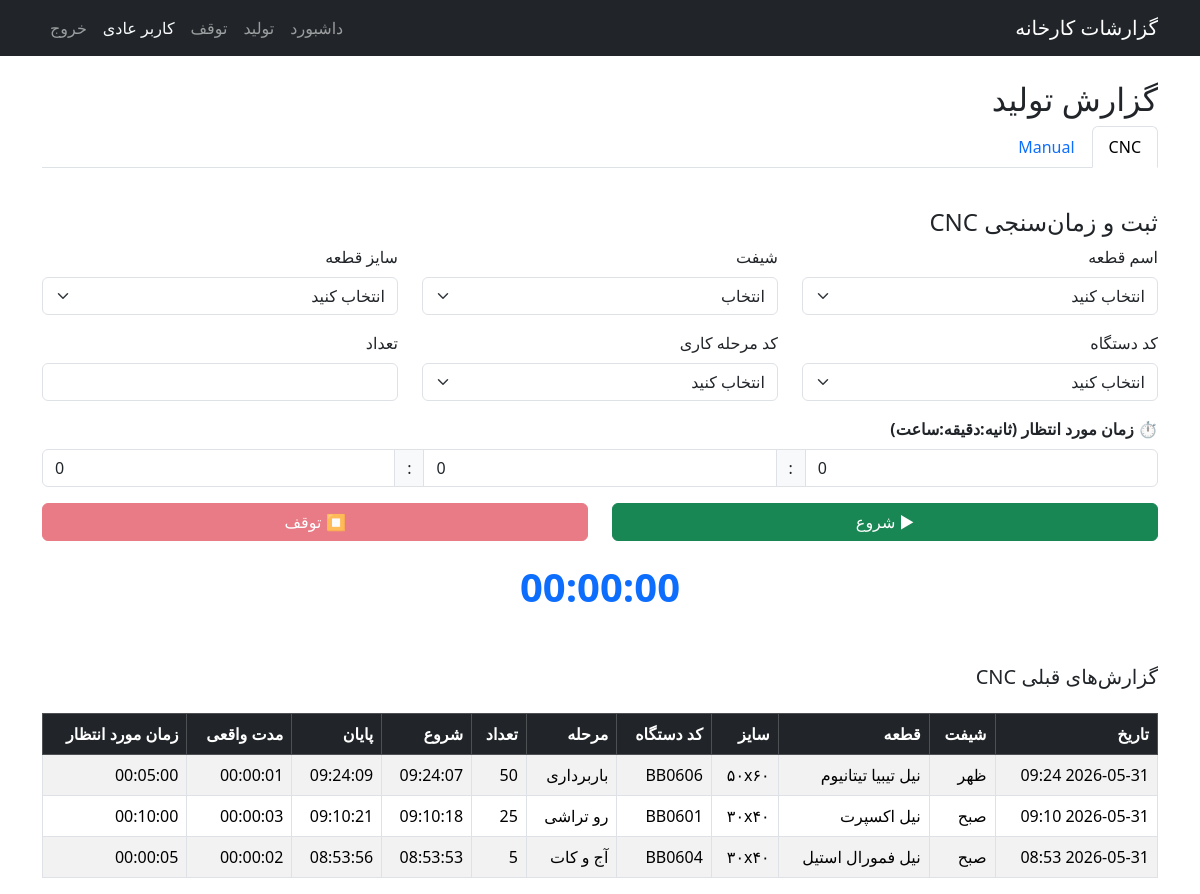
/reports/production (signed in), run on an earlier commit of the app's database.
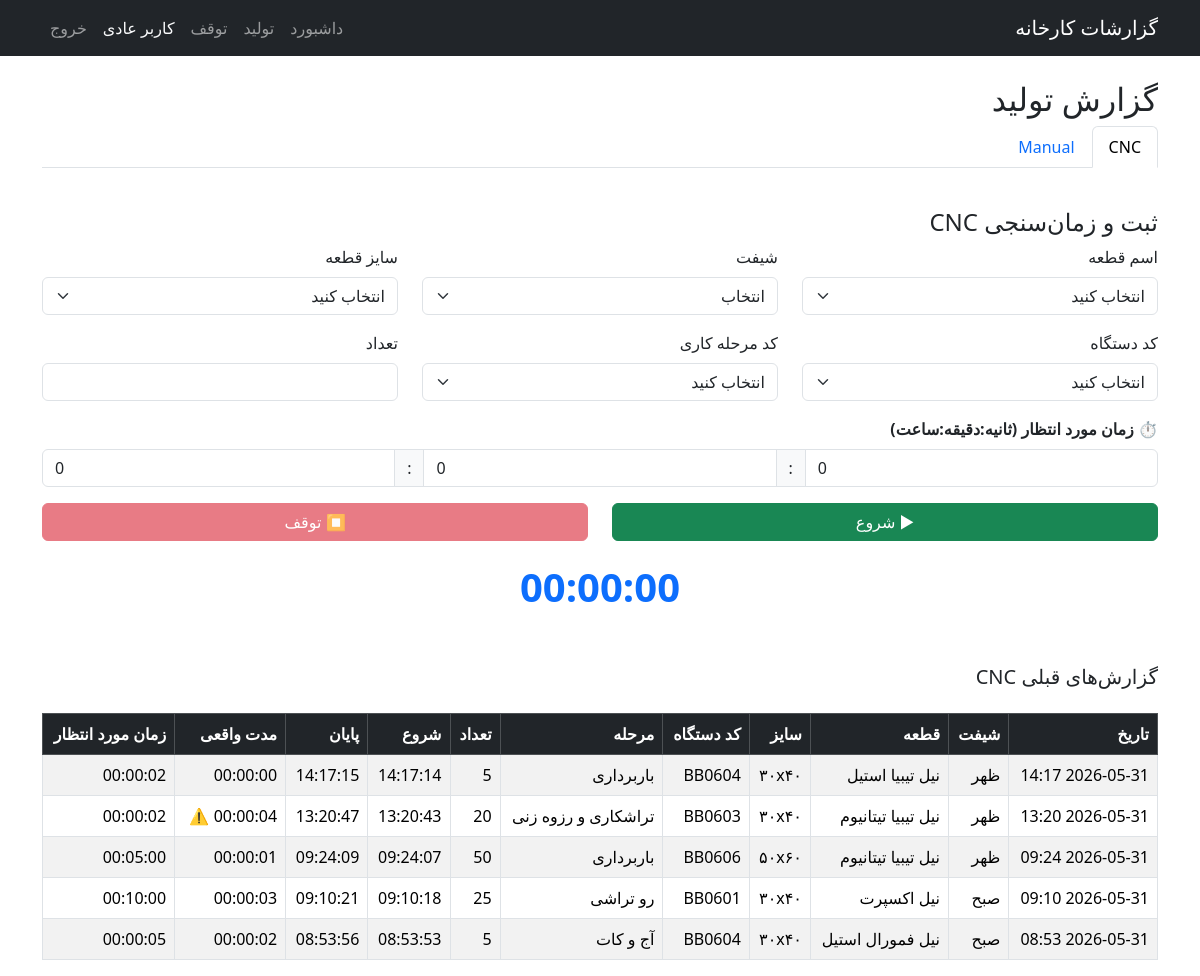
And on a later commit of the database.
### app/models.py (models this page shows, shortened)
class User(UserMixin, db.Model):
    id = db.Column(db.Integer, primary_key=True)
    username = db.Column(db.String(80), unique=True, nullable=False)
    password = db.Column(db.String(120), nullable=False)
    first_name = db.Column(db.String(50), nullable=False, default='')
    last_name = db.Column(db.String(50), nullable=False, default='')
    code = db.Column(db.String(20), unique=True, nullable=False, default='')
    is_admin = db.Column(db.Boolean, default=False)
    is_approver = db.Column(db.Boolean, default=False)
    @property
    def full_name(self):
        return f"{self.first_name} {self.last_name}"
    @property
    def is_operator(self):
        return not self.is_admin and not self.is_approver

class ProductionReport(db.Model):
    __tablename__ = 'production_report'
    id = db.Column(db.Integer, primary_key=True)
    user_id = db.Column(db.Integer, db.ForeignKey('user.id'), index=True, nullable=False)
    user = db.relationship('User', foreign_keys=[user_id], backref='production_reports', lazy=True)
    date = db.Column(db.DateTime, default=lambda: datetime.now(IRAN_TZ), index=True)
    type = db.Column(db.String(10), nullable=False, default='CNC', index=True)
    product_name = db.Column(db.String(100))
    quantity = db.Column(db.Integer)
    shift = db.Column(db.String(20))
    part_size = db.Column(db.String(50))
    machine_code = db.Column(db.String(50))
    operation_stage_code = db.Column(db.String(50))
    manual_title = db.Column(db.String(100), nullable=True)
    start_time = db.Column(db.DateTime, default=lambda: datetime.now(IRAN_TZ))
    end_time = db.Column(db.DateTime)
    expected_duration_seconds = db.Column(db.Integer, nullable=True)
    is_approved = db.Column(db.Boolean, default=False)
    approved_quantity = db.Column(db.Integer, nullable=True)
    approved_by_id = db.Column(db.Integer, db.ForeignKey('user.id'), nullable=True)
    approval_date = db.Column(db.DateTime, nullable=True)
    approved_by = db.relationship('User', foreign_keys=[approved_by_id], lazy=True)
    @property
    def shift_fa(self):
        mapping = {'A': 'صبح', 'B': 'ظهر', 'C': 'شب'}
        return mapping.get(self.shift, self.shift or '-')
    @property
    def duration_seconds(self):
        if self.start_time and self.end_time:
            return int((self.end_time - self.start_time).total_seconds())
        return None
    @property
    def duration(self):
        sec = self.duration_seconds
        if sec is not None:
            hours, remainder = divmod(sec, 3600)
            minutes, seconds = divmod(remainder, 60)
            return f"{hours:02d}:{minutes:02d}:{seconds:02d}"
        return None
    @property
    def expected_duration_formatted(self):
        if self.expected_duration_seconds is not None:
            hours, remainder = divmod(self.expected_duration_seconds, 3600)
            minutes, seconds = divmod(remainder, 60)
            return f"{hours:02d}:{minutes:02d}:{seconds:02d}"
        return None
    @property
    def duration_warning(self):
        if self.expected_duration_seconds and self.duration_seconds:
            expected = self.expected_duration_seconds
            actual = self.duration_seconds
            if expected == 0:
                return False
            if actual > expected * 1.05:
                return True
        return False

### app/reports/routes.py (the view)
@reports_bp.route('/production', defaults={'prod_type': 'CNC'})
@reports_bp.route('/production/<string:prod_type>')
@login_required
def production(prod_type):
    if not current_user.is_operator:
        flash('شما مجاز به ثبت تولید نیستید.', 'warning')
        if current_user.is_approver:
            return redirect(url_for('reports.approver_dashboard'))
        return redirect(url_for('admin.view_user_reports'))
    if prod_type not in ['CNC', 'ManAll']:
        prod_type = 'CNC'
    reports = ProductionReport.query \
        .filter_by(type=prod_type, user_id=current_user.id) \
        .order_by(ProductionReport.date.desc()) \
        .all()
    return render_template('production.html', reports=reports, prod_type=prod_type)

### app/templates/production.html (shortened to what this page needs)
{% extends "base.html" %}
{% block content %}
<h2>گزارش تولید</h2>
<ul class="nav nav-tabs mb-4" id="productionTabs" role="tablist">
    <li class="nav-item">
        <a class="nav-link {{ 'active' if prod_type == 'CNC' else '' }}" href="{{ url_for('reports.production', prod_type='CNC') }}">CNC</a>
    </li>
    <li class="nav-item">
        <a class="nav-link {{ 'active' if prod_type == 'ManAll' else '' }}" href="{{ url_for('reports.production', prod_type='ManAll') }}">Manual</a>
    </li>
</ul>
<div class="tab-content">
    <div class="tab-pane fade show active" role="tabpanel">
        {% if prod_type == 'CNC' %}
        <h4>ثبت و زمان‌سنجی CNC</h4>
        <form id="cnc-start-form" onsubmit="return false;">
            <div class="row">
                <div class="col-md-4 mb-3">
                    <label class="form-label">اسم قطعه</label>
                    <select class="form-select" id="product_name" required>
                        <option value="">انتخاب کنید</option>
                    </select>
                </div>
                <div class="col-md-4 mb-3">
                    <label class="form-label">شیفت</label>
                    <select class="form-select" id="shift" required>
                        <option value="">انتخاب</option>
                    </select>
                </div>
                <div class="col-md-4 mb-3">
                    <label class="form-label">سایز قطعه</label>
                    <select class="form-select" id="part_size" required>
                        <option value="">انتخاب کنید</option>
                    </select>
                </div>
            </div>
            <div class="row">
                <div class="col-md-4 mb-3">
                    <label class="form-label">کد دستگاه</label>
                    <select class="form-select" id="machine_code" required>
                        <option value="">انتخاب کنید</option>
                    </select>
                </div>
                <div class="col-md-4 mb-3">
                    <label class="form-label">کد مرحله کاری</label>
                    <select class="form-select" id="operation_stage_code" required>
                        <option value="">انتخاب کنید</option>
                    </select>
                </div>
                <div class="col-md-4 mb-3">
                    <label class="form-label">تعداد</label>
                    <input type="number" class="form-control" id="quantity" required>
                </div>
            </div>
            <div class="row">
                <div class="col-md-12 mb-3">
                    <label class="form-label fw-bold">⏱ زمان مورد انتظار (ثانیه:دقیقه:ساعت)</label>
                    <div class="input-group">
                        <input type="number" class="form-control" id="expected_seconds" placeholder="ثانیه" min="0" max="59" value="0" required>
                        <span class="input-group-text">:</span>
                        <input type="number" class="form-control" id="expected_minutes" placeholder="دقیقه" min="0" max="59" value="0" required>
                        <span class="input-group-text">:</span>
                        <input type="number" class="form-control" id="expected_hours" placeholder="ساعت" min="0" value="0" required>
                    </div>
                </div>
            </div>
            <div class="row">
                <div class="col-md-6 mb-3">
                    <button type="button" id="btn-start" class="btn btn-success w-100">▶ شروع</button>
                </div>
                <div class="col-md-6 mb-3">
                    <button type="button" id="btn-stop" class="btn btn-danger w-100" disabled>⏹ توقف</button>
                </div>
            </div>
            <div class="text-center mb-3">
                <div id="timer-display" class="timer-display">00:00:00</div>
            </div>
            <div id="message-area" class="message-area"></div>
        </form>
        <h5>گزارش‌های قبلی CNC</h5>
        <div class="table-responsive">
            <table class="table table-striped table-bordered">
                <thead class="table-dark">
                    <tr>
                        <th>تاریخ</th><th>شیفت</th><th>قطعه</th><th>سایز</th><th>کد دستگاه</th><th>مرحله</th><th>تعداد</th><th>شروع</th><th>پایان</th><th>مدت واقعی</th><th>زمان مورد انتظار</th>
                    </tr>
                </thead>
                <tbody>
                    {% for report in reports %}
                    <tr>
                        <td>{{ report.date.strftime('%Y-%m-%d %H:%M') }}</td>
                        <td>{{ report.shift_fa }}</td>
                        <td>{{ report.product_name }}</td>
                        <td>{{ report.part_size }}</td>
                        <td>{{ report.machine_code }}</td>
                        <td>{{ report.operation_stage_code }}</td>
                        <td>{{ report.quantity }}</td>
                        <td>{{ report.start_time.strftime('%H:%M:%S') if report.start_time else '-' }}</td>
                        <td>{{ report.end_time.strftime('%H:%M:%S') if report.end_time else '-' }}</td>
                        <td>
                            {{ report.duration if report.duration else '-' }}
                            {% if report.duration_warning %}
                                <span class="warning-icon" title="مدت واقعی بیش از ۵٪ از زمان مورد انتظار بیشتر است!">⚠️</span>
                            {% endif %}
                        </td>
                        <td>{{ report.expected_duration_formatted if report.expected_duration_formatted else '-' }}</td>
                    </tr>
                    {% endfor %}
                </tbody>
            </table>
        </div>
        {% endif %}
    </div>
</div>
{% endblock %}

### app/templates/base.html (shortened to what this page needs)
<!DOCTYPE html>
<html lang="fa" dir="rtl">
<head>
    <link rel="stylesheet" href="https://cdn.jsdelivr.net/npm/bootstrap@5.3.3/dist/css/bootstrap.rtl.min.css">
</head>
<body>
    <nav class="navbar navbar-expand-lg navbar-dark bg-dark mb-4">
        <div class="container">
            <a class="navbar-brand" href="{{ url_for('reports.dashboard') }}">گزارشات کارخانه</a>
            <div class="collapse navbar-collapse" id="navbarNav">
                <ul class="navbar-nav ms-auto">
                    {% if current_user.is_authenticated %}
                        {% if current_user.is_operator %}
                        <li class="nav-item">
                            <a class="nav-link" href="{{ url_for('reports.dashboard') }}">داشبورد</a>
                        </li>
                        <li class="nav-item">
                            <a class="nav-link" href="{{ url_for('reports.production') }}">تولید</a>
                        </li>
                        <li class="nav-item">
                            <a class="nav-link" href="{{ url_for('reports.stoppage') }}">توقف</a>
                        </li>
                        {% endif %}
                        <li class="nav-item">
                            <span class="nav-link text-light">{{ current_user.full_name }}</span>
                        </li>
                        <li class="nav-item">
                            <a class="nav-link" href="{{ url_for('auth.logout') }}">خروج</a>
                        </li>
                    {% else %}
                        <li class="nav-item">
                            <a class="nav-link" href="{{ url_for('auth.login') }}">ورود</a>
                        </li>
                    {% endif %}
                </ul>
            </div>
        </div>
    </nav>
    <div class="container">
        {% block content %}{% endblock %}
    </div>
</body>
</html>

### app/templates/production.html (style rules this page uses)
.timer-display { font-size: 2.5rem; font-weight: bold; color: #0d6efd; margin: 0; }
.tab-content { padding-top: 1rem; }
.message-area { min-height: 2rem; }
.table-responsive { margin-top: 1.5rem; }
.warning-icon { color: red; margin-left: 4px; font-weight: bold; cursor: help; }

What changed in the data, as far as the page shows it:
added ProductionReport: date "2026-05-31 14:17", shift_fa "ظهر", product_name "نیل تیبیا استیل", part_size "۳۰x۴۰", machine_code "BB0604", operation_stage_code "باربرداری", quantity "5", start_time "14:17:14", end_time "14:17:15", start_time+end_time "00:00:00", expected_duration_seconds "00:00:02"
added ProductionReport: date "2026-05-31 13:20", shift_fa "ظهر", product_name "نیل تیبیا تیتانیوم", part_size "۳۰x۴۰", machine_code "BB0603", operation_stage_code "تراشکاری و رزوه زنی", quantity "20", start_time "13:20:43", end_time "13:20:47", expected_duration_seconds "00:00:02"
